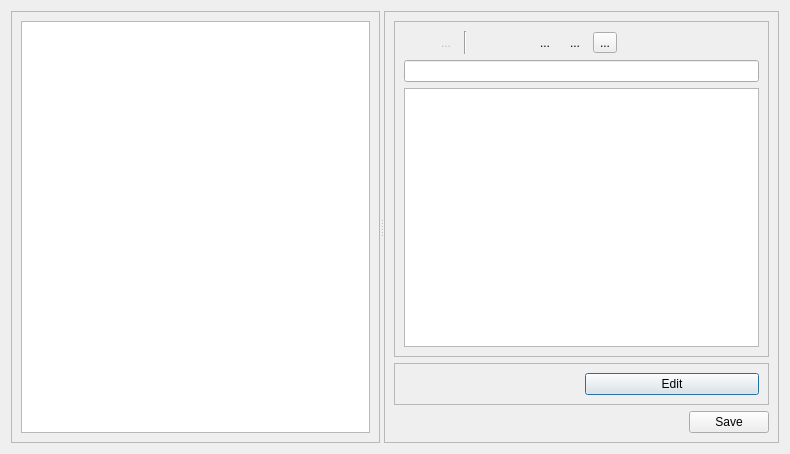
<?xml version="1.0" encoding="UTF-8"?>
<ui version="4.0">
 <class>NotesEditor</class>
 <widget class="QDialog" name="NotesEditor">
  <property name="geometry">
   <rect>
    <x>0</x>
    <y>0</y>
    <width>790</width>
    <height>454</height>
   </rect>
  </property>
  <property name="windowTitle">
   <string>Notes Editor</string>
  </property>
  <layout class="QVBoxLayout" name="verticalLayout">
   <item>
    <widget class="QSplitter" name="splitter">
     <property name="orientation">
      <enum>Qt::Horizontal</enum>
     </property>
     <widget class="QFrame" name="frame">
      <property name="frameShape">
       <enum>QFrame::StyledPanel</enum>
      </property>
      <property name="frameShadow">
       <enum>QFrame::Raised</enum>
      </property>
      <layout class="QVBoxLayout" name="verticalLayout_2">
       <item>
        <widget class="QTreeView" name="treeView">
         <property name="contextMenuPolicy">
          <enum>Qt::CustomContextMenu</enum>
         </property>
        </widget>
       </item>
      </layout>
     </widget>
     <widget class="QFrame" name="frame_2">
      <property name="sizePolicy">
       <sizepolicy hsizetype="Preferred" vsizetype="MinimumExpanding">
        <horstretch>0</horstretch>
        <verstretch>0</verstretch>
       </sizepolicy>
      </property>
      <property name="minimumSize">
       <size>
        <width>0</width>
        <height>0</height>
       </size>
      </property>
      <property name="frameShape">
       <enum>QFrame::StyledPanel</enum>
      </property>
      <property name="frameShadow">
       <enum>QFrame::Raised</enum>
      </property>
      <layout class="QVBoxLayout" name="verticalLayout_3">
       <item>
        <widget class="QFrame" name="frame_3">
         <property name="frameShape">
          <enum>QFrame::StyledPanel</enum>
         </property>
         <property name="frameShadow">
          <enum>QFrame::Raised</enum>
         </property>
         <layout class="QVBoxLayout" name="verticalLayout_4">
          <item>
           <layout class="QHBoxLayout" name="horizontalLayout">
            <item>
             <widget class="QToolButton" name="toolButton_noteUndo">
              <property name="enabled">
               <bool>false</bool>
              </property>
              <property name="text">
               <string/>
              </property>
              <property name="icon">
               <iconset resource="../icons.qrc">
                <normaloff>:/icons/16x16/edit-undo.png</normaloff>:/icons/16x16/edit-undo.png</iconset>
              </property>
              <property name="autoRaise">
               <bool>true</bool>
              </property>
             </widget>
            </item>
            <item>
             <widget class="QToolButton" name="toolButton_noteRedo">
              <property name="enabled">
               <bool>false</bool>
              </property>
              <property name="text">
               <string>...</string>
              </property>
              <property name="icon">
               <iconset resource="../icons.qrc">
                <normaloff>:/icons/16x16/edit-redo.png</normaloff>:/icons/16x16/edit-redo.png</iconset>
              </property>
              <property name="autoRaise">
               <bool>true</bool>
              </property>
             </widget>
            </item>
            <item>
             <widget class="Line" name="line">
              <property name="orientation">
               <enum>Qt::Vertical</enum>
              </property>
             </widget>
            </item>
            <item>
             <widget class="QToolButton" name="toolButton_noteBold">
              <property name="text">
               <string/>
              </property>
              <property name="icon">
               <iconset resource="../icons.qrc">
                <normaloff>:/icons/16x16/format-text-bold.png</normaloff>:/icons/16x16/format-text-bold.png</iconset>
              </property>
              <property name="autoRaise">
               <bool>true</bool>
              </property>
             </widget>
            </item>
            <item>
             <widget class="QToolButton" name="toolButton_noteItalic">
              <property name="text">
               <string/>
              </property>
              <property name="icon">
               <iconset resource="../icons.qrc">
                <normaloff>:/icons/16x16/format-text-italic.png</normaloff>:/icons/16x16/format-text-italic.png</iconset>
              </property>
              <property name="autoRaise">
               <bool>true</bool>
              </property>
             </widget>
            </item>
            <item>
             <widget class="QToolButton" name="toolButton_noteUnderline">
              <property name="text">
               <string>...</string>
              </property>
              <property name="icon">
               <iconset resource="../icons.qrc">
                <normaloff>:/icons/16x16/format-text-underline.png</normaloff>:/icons/16x16/format-text-underline.png</iconset>
              </property>
              <property name="autoRaise">
               <bool>true</bool>
              </property>
             </widget>
            </item>
            <item>
             <widget class="QToolButton" name="toolButton_noteFontColor">
              <property name="text">
               <string>...</string>
              </property>
              <property name="icon">
               <iconset resource="../icons.qrc">
                <normaloff>:/icons/16x16/format-text-color.png</normaloff>:/icons/16x16/format-text-color.png</iconset>
              </property>
              <property name="autoRaise">
               <bool>true</bool>
              </property>
             </widget>
            </item>
            <item>
             <widget class="QToolButton" name="toolButton">
              <property name="text">
               <string>...</string>
              </property>
             </widget>
            </item>
            <item>
             <spacer name="horizontalSpacer">
              <property name="orientation">
               <enum>Qt::Horizontal</enum>
              </property>
              <property name="sizeHint" stdset="0">
               <size>
                <width>40</width>
                <height>20</height>
               </size>
              </property>
             </spacer>
            </item>
           </layout>
          </item>
          <item>
           <widget class="QLineEdit" name="lineEdit_noteTitle"/>
          </item>
          <item>
           <widget class="QTextEdit" name="textEdit_note"/>
          </item>
         </layout>
        </widget>
       </item>
       <item>
        <widget class="QFrame" name="frame_4">
         <property name="frameShape">
          <enum>QFrame::StyledPanel</enum>
         </property>
         <property name="frameShadow">
          <enum>QFrame::Raised</enum>
         </property>
         <layout class="QHBoxLayout" name="horizontalLayout_2">
          <item>
           <widget class="QLabel" name="label_noteLink">
            <property name="text">
             <string/>
            </property>
           </widget>
          </item>
          <item>
           <widget class="QPushButton" name="pushButton_editNoteLink">
            <property name="text">
             <string>Edit</string>
            </property>
           </widget>
          </item>
         </layout>
        </widget>
       </item>
       <item>
        <layout class="QHBoxLayout" name="horizontalLayout_3">
         <item>
          <spacer name="horizontalSpacer_2">
           <property name="orientation">
            <enum>Qt::Horizontal</enum>
           </property>
           <property name="sizeHint" stdset="0">
            <size>
             <width>40</width>
             <height>20</height>
            </size>
           </property>
          </spacer>
         </item>
         <item>
          <widget class="QPushButton" name="pushButton_note_save">
           <property name="text">
            <string>Save</string>
           </property>
           <property name="icon">
            <iconset resource="../icons.qrc">
             <normaloff>:/icons/16x16/document-save.png</normaloff>:/icons/16x16/document-save.png</iconset>
           </property>
          </widget>
         </item>
        </layout>
       </item>
      </layout>
     </widget>
    </widget>
   </item>
  </layout>
 </widget>
 <resources>
  <include location="../icons.qrc"/>
 </resources>
 <connections/>
</ui>
